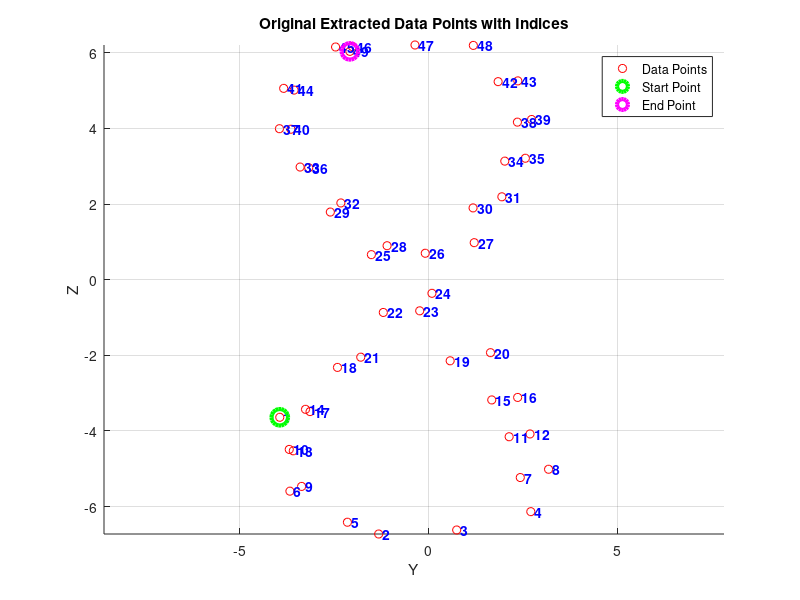
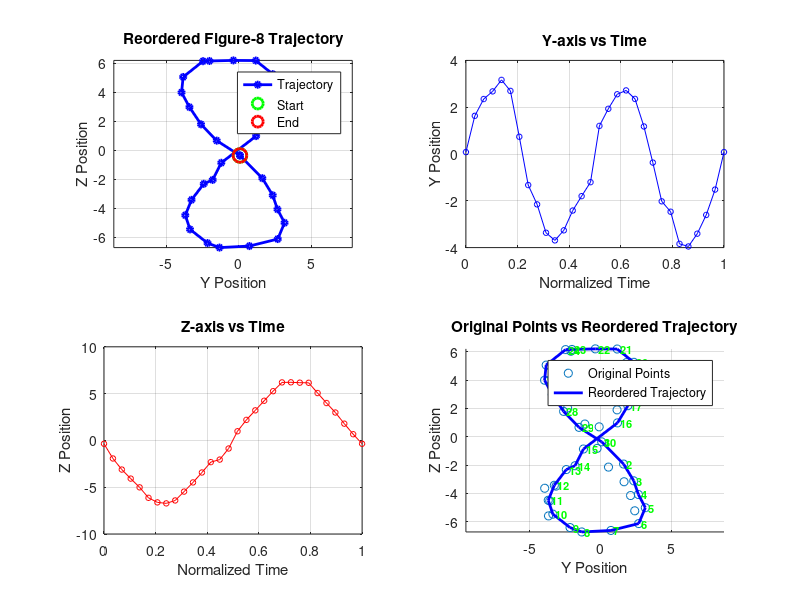
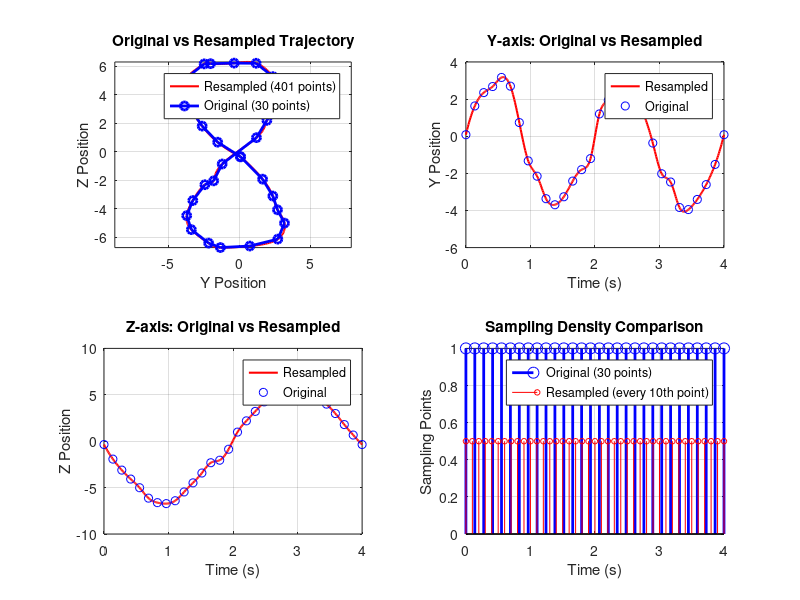

MATLAB code for these plots, in order: (Note: this script raises an error after producing the figures.)
clc
clear all
load figure8_extracted_data.mat

% 原始散点图，标出每个点的indices
figure(1);
scatter(extracted_tip_y, extracted_tip_z, 'r');
title('Original Extracted Data Points with Indices');
xlabel('Y'); ylabel('Z');
grid on;

% 在每个点旁边标出索引
for i = 1:length(extracted_tip_y)
    text(extracted_tip_y(i), extracted_tip_z(i), sprintf(' %d', i), ...
         'FontSize', 10, 'Color', 'blue', 'FontWeight', 'bold');
end

% 调整图形显示
axis equal;
hold on;

% 可选：高亮显示起点和终点
plot(extracted_tip_y(1), extracted_tip_z(1), 'go', 'MarkerSize', 12, 'LineWidth', 3);
plot(extracted_tip_y(end), extracted_tip_z(end), 'mo', 'MarkerSize', 12, 'LineWidth', 3);

% 添加图例
legend('Data Points', 'Start Point', 'End Point', 'Location', 'best');

% 手动标注留下的indices，成为时间序列的figure 8轨迹
figure8Indices = [24,20,16,12,8,4,3,2,5,9,10,14,18,21,22,27,31,35,39,43,48,47,46,45,41,37,33,29,25,24];

% 按照figure8Indices的顺序重新排列数据点
ordered_x = extracted_tip_x(figure8Indices);
ordered_y = extracted_tip_y(figure8Indices);
ordered_z = extracted_tip_z(figure8Indices);
ordered_q0 = extracted_tip_q0(figure8Indices);
ordered_q1 = extracted_tip_q1(figure8Indices);
ordered_q2 = extracted_tip_q2(figure8Indices);
ordered_q3 = extracted_tip_q3(figure8Indices);

% 创建时间向量
n_points = length(figure8Indices);
t_ordered = linspace(0, 1, n_points); % 标准化时间 0-1

% 显示重新排序后的轨迹
figure(2);
subplot(2,2,1);
plot(ordered_y, ordered_z, 'b-o', 'LineWidth', 2, 'MarkerSize', 4);
xlabel('Y Position'); ylabel('Z Position');
title('Reordered Figure-8 Trajectory');
grid on;
axis equal;
hold on;
% 标记起点和终点
plot(ordered_y(1), ordered_z(1), 'go', 'MarkerSize', 10, 'LineWidth', 2);
plot(ordered_y(end), ordered_z(end), 'ro', 'MarkerSize', 10, 'LineWidth', 2);
legend('Trajectory', 'Start', 'End', 'Location', 'best');

subplot(2,2,2);
plot(t_ordered, ordered_y, 'b-o', 'MarkerSize', 4);
xlabel('Normalized Time'); ylabel('Y Position');
title('Y-axis vs Time');
grid on;

subplot(2,2,3);
plot(t_ordered, ordered_z, 'r-o', 'MarkerSize', 4);
xlabel('Normalized Time'); ylabel('Z Position');
title('Z-axis vs Time');
grid on;

subplot(2,2,4);
% 显示原始点和重新排序后的轨迹对比
scatter(extracted_tip_y, extracted_tip_z, 'ro');
hold on;
plot(ordered_y, ordered_z, 'b-', 'LineWidth', 2);
% 用数字标出重新排序后的顺序
for i = 1:length(figure8Indices)
    text(ordered_y(i), ordered_z(i), sprintf(' %d', i), ...
         'FontSize', 8, 'Color', 'green', 'FontWeight', 'bold');
end
xlabel('Y Position'); ylabel('Z Position');
title('Original Points vs Reordered Trajectory');
legend('Original Points', 'Reordered Trajectory', 'Location', 'best');
grid on;
axis equal;

ref = [ordered_x;ordered_y;ordered_z;ordered_q0;ordered_q1;ordered_q2;ordered_q3];

% 重新采样参数
total_time = 4;           % 总时间4秒
sampling_interval = 0.01; % 采样间隔0.01秒
new_time = 0:sampling_interval:total_time; % 新的时间向量
n_new_points = length(new_time); % 新的采样点数

% 原始时间向量（对应ordered数据）
original_time = linspace(0, total_time, n_points);

% 使用样条插值进行重新采样
resampled_x = interp1(original_time, ordered_x, new_time, 'spline', 'extrap');
resampled_y = interp1(original_time, ordered_y, new_time, 'spline', 'extrap');
resampled_z = interp1(original_time, ordered_z, new_time, 'spline', 'extrap');
resampled_q0 = interp1(original_time, ordered_q0, new_time, 'spline', 'extrap');
resampled_q1 = interp1(original_time, ordered_q1, new_time, 'spline', 'extrap');
resampled_q2 = interp1(original_time, ordered_q2, new_time, 'spline', 'extrap');
resampled_q3 = interp1(original_time, ordered_q3, new_time, 'spline', 'extrap');

% 重新组织ref数据
ref_resampled = [resampled_x; resampled_y; resampled_z; resampled_q0; resampled_q1; resampled_q2; resampled_q3];

% 显示重新采样后的结果
figure(3);
subplot(2,2,1);
plot(resampled_y, resampled_z, 'r-', 'LineWidth', 1.5);
hold on;
plot(ordered_y, ordered_z, 'bo-', 'MarkerSize', 6, 'LineWidth', 2);
xlabel('Y Position'); ylabel('Z Position');
title('Original vs Resampled Trajectory');
legend('Resampled (401 points)', 'Original (30 points)', 'Location', 'best');
grid on;
axis equal;

subplot(2,2,2);
plot(new_time, resampled_y, 'r-', 'LineWidth', 1.5);
hold on;
plot(original_time, ordered_y, 'bo', 'MarkerSize', 6);
xlabel('Time (s)'); ylabel('Y Position');
title('Y-axis: Original vs Resampled');
legend('Resampled', 'Original', 'Location', 'best');
grid on;

subplot(2,2,3);
plot(new_time, resampled_z, 'r-', 'LineWidth', 1.5);
hold on;
plot(original_time, ordered_z, 'bo', 'MarkerSize', 6);
xlabel('Time (s)'); ylabel('Z Position');
title('Z-axis: Original vs Resampled');
legend('Resampled', 'Original', 'Location', 'best');
grid on;

subplot(2,2,4);
% 显示采样密度对比
stem(original_time, ones(size(original_time)), 'b', 'MarkerSize', 8, 'LineWidth', 2);
hold on;
stem(new_time(1:10:end), 0.5*ones(size(new_time(1:10:end))), 'r', 'MarkerSize', 4);
xlabel('Time (s)'); ylabel('Sampling Points');
title('Sampling Density Comparison');
legend('Original (30 points)', 'Resampled (every 10th point)', 'Location', 'best');
grid on;
xlim([0, 4]);

% 保存重新采样后的数据
% save('figure8_resampled_trajectory.mat', 'ref_resampled', 'new_time', 'resampled_y', 'resampled_z', 'total_time', 'sampling_interval');

% 输出重新采样统计信息
fprintf('\n=== 重新采样结果 ===\n');
fprintf('原始数据点数: %d\n', n_points);
fprintf('重新采样点数: %d\n', n_new_points);
fprintf('总时间: %.2f 秒\n', total_time);
fprintf('采样间隔: %.3f 秒\n', sampling_interval);
fprintf('采样频率: %.0f Hz\n', 1/sampling_interval);
fprintf('重新采样后的轨迹长度: %.3f\n', sum(sqrt(diff(resampled_y).^2 + diff(resampled_z).^2)));

% 更新ref为重新采样后的数据
ref = ref_resampled;
%% mapping the delay-embedded ref to the low-dimensional space
% 为了对上面轨迹的第一个点做delay-embedding，考虑到这是周期性的轨迹，将这个轨迹的尾部33个time instance数据补充到前面
refBtm = ref(:,end-33:end-1);
refExt{1,2} = [refBtm,ref];
refExt{1,1} = 0:0.01:0.01*(size(refExt{1,2},2) - 1);
% perform delay-embedding
SSMDim = 4;
overEmbed = 32;
[refDelayEmbed, opts_embd] = coordinatesEmbeddingControl(refExt, SSMDim, 'OverEmbedding', overEmbed);
embedDim = size(refDelayEmbed{1,2},1);
outdofsDelay = [embedDim-6 embedDim-5 embedDim-4 embedDim-3 embedDim-2 embedDim-1 embedDim];
% mapping to the low-dimensional coordinates via chart map
for i = 1:size(refDelayEmbed{1,2},2)
    lowDim(:,i) = chart(refDelayEmbed{1,2}(:,i)');
end
for i = 1:size(refDelayEmbed{1,2},2)
    refReconst(:,i) = param(lowDim(:,i)');
end
% Plot trajectories for the reconstrunction accuracy comparision at the
% control observable coordinates
outdofs = [1 2 3 4 5 6 7];
figRow = length(outdofs);  % Changed to length instead of size
customFigure('subPlot',[figRow 1]); 
% Create all subplots dynamically
xyz = 'xyz'; % Create string for axis labels
for i = 1:figRow
    subplot(figRow,1,i);
    xlabel('t','Interpreter','latex');
    if i <= 3
        ylabel(sprintf('%s-axis [mm]', xyz(i)),'Interpreter','latex');
    else
        ylabel(sprintf('q%d',i-3),'Interpreter','latex');
    end
end
% Plot data for each trajectory

for i = 1:figRow
    subplot(figRow,1,i);
    plot(refDelayEmbed{1,1},refDelayEmbed{1,2}(outdofsDelay(i),:),'Linewidth',1)
    hold on
    plot(refDelayEmbed{1,1},refReconst(outdofsDelay(i),:),'k:','Linewidth',2)
end
% 保存最终的ref数据
save('figure8_final_trajectory.mat', 'ref', 'new_time');
save('figure8_lowDim_trajectory.mat', 'lowDim');

fprintf('\nmapping完成！新的ref矩阵尺寸: %dx%d\n', size(ref));
%% Create timeseries objects for Simulink From Workspace block
% Create timeseries for each quaternion component
ts_sensor2Pos1 = timeseries(resampled_x, new_time, 'Name', 'sensor2_Pos_x');
ts_sensor2Pos1.DataInfo.Units = '';
ts_sensor2Pos1.DataInfo.Interpolation = tsdata.interpolation('linear');

ts_sensor2Pos2 = timeseries(resampled_y, new_time, 'Name', 'sensor2_Pos_y');
ts_sensor2Pos2.DataInfo.Units = '';
ts_sensor2Pos2.DataInfo.Interpolation = tsdata.interpolation('linear');

ts_sensor2Pos3 = timeseries(resampled_z, new_time, 'Name', 'sensor2_Pos_z');
ts_sensor2Pos3.DataInfo.Units = '';
ts_sensor2Pos3.DataInfo.Interpolation = tsdata.interpolation('linear');

ts_sensor2Quater1 = timeseries(resampled_q0, new_time, 'Name', 'sensor2_Quaternion_w');
ts_sensor2Quater1.DataInfo.Units = '';
ts_sensor2Quater1.DataInfo.Interpolation = tsdata.interpolation('linear');

ts_sensor2Quater2 = timeseries(resampled_q1, new_time, 'Name', 'sensor2_Quaternion_x');
ts_sensor2Quater2.DataInfo.Units = '';
ts_sensor2Quater2.DataInfo.Interpolation = tsdata.interpolation('linear');

ts_sensor2Quater3 = timeseries(resampled_q2, new_time, 'Name', 'sensor2_Quaternion_y');
ts_sensor2Quater3.DataInfo.Units = '';
ts_sensor2Quater3.DataInfo.Interpolation = tsdata.interpolation('linear');

ts_sensor2Quater4 = timeseries(resampled_q3, new_time, 'Name', 'sensor2_Quaternion_z');
ts_sensor2Quater4.DataInfo.Units = '';
ts_sensor2Quater4.DataInfo.Interpolation = tsdata.interpolation('linear');

% Save timeseries to .mat file for Simulink
save('ref_lowDim_Timeseries.mat', 'ts_sensor2Pos1', 'ts_sensor2Pos2', 'ts_sensor2Pos3', 'ts_sensor2Quater1', 'ts_sensor2Quater2', ...
     'ts_sensor2Quater3', 'ts_sensor2Quater4');
